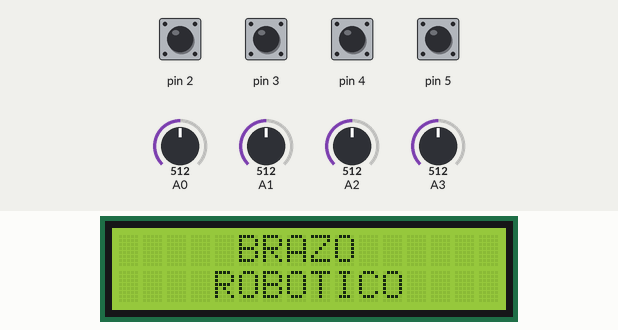
This sketch was run on a simulated Arduino Uno, built with avr-gcc and run on an emulated ATmega328P. Shown: 16×2 character LCD. The test bench sets the inputs (shaded band); at power-on: pin 2–5 HIGH, A0 = 512, A1 = 512, A2 = 512, A3 = 512. What the sketch prints to the serial monitor is not drawn.

Above: at 1.2 s.
1.3 s: pin 2 pulled LOW for 1 s
At 2.0 s:
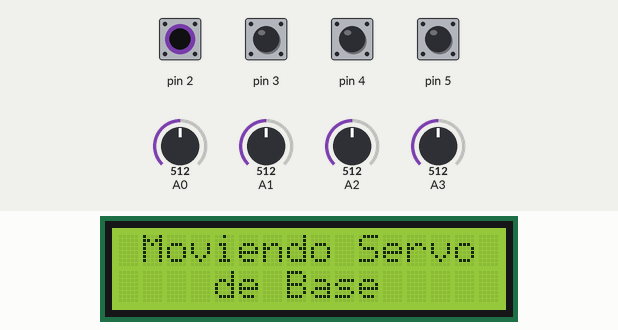
4.1 s: pin 3 pulled LOW for 1 s
At 5.3 s:
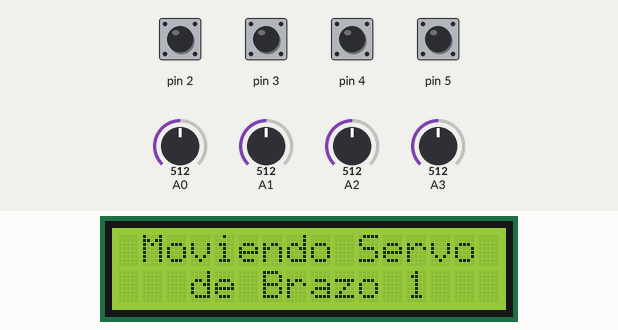
6.9 s: pin 5 pulled LOW for 1 s
At 8.1 s:
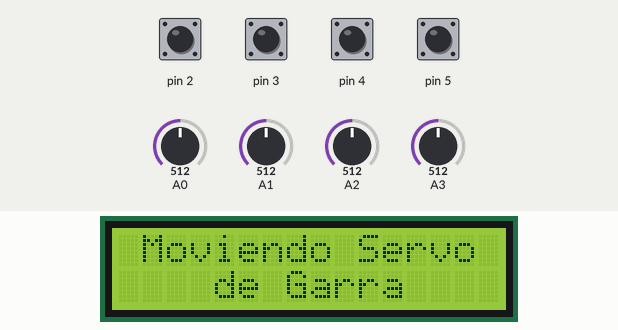
9.8 s: pin 4 pulled LOW for 1 s
At 11.0 s:
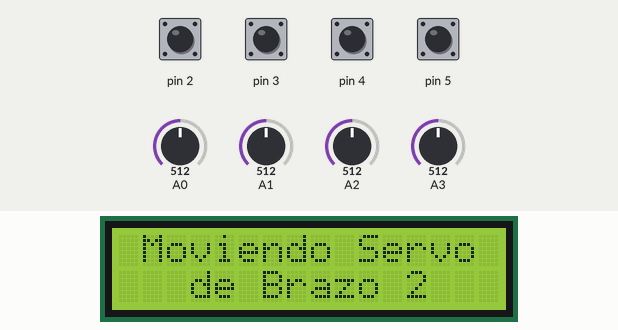
Timing chart, 0 to 12.8 s (numbered marks = the images above; inputs shaded):
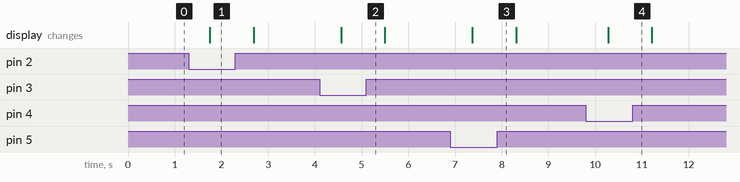

Measured:
- after the input at 1.3 s, the display: changes after 0.45 s (image 1)
- after the input at 4.1 s, the display: changes after 0.46 s (image 2)
- after the input at 6.9 s, the display: changes after 0.47 s (image 3)
- after the input at 9.8 s, the display: changes after 0.47 s (image 4)

The sketch:

arduino1.ino
```cpp
// ARDUINO MAESTRO
int adcValue; // Valor de Lectura del Potenciometro
char charNumero[4]; //Representación en Caracteres
String strNumero; //Convertir en Cadena

int convertedValuePot1;   // Valor convertido de 0 a 180 en Potenciometro 1
int convertedValuePot2;   // Valor convertido de 0 a 180 en Potenciometro 2
int convertedValuePot3;   // Valor convertido de 0 a 180 en Potenciometro 3
int convertedValuePot4;   // Valor convertido de 0 a 180 en Potenciometro 4

volatile bool pot1 = false;          //Bandera Potenciometro 1
volatile bool pot2 = false;          //Bandera Potenciometro 2
volatile bool pot3 = false;          //Bandera Potenciometro 3
volatile bool pot4 = false;          //Bandera Potenciometro 4

#include <Adafruit_LiquidCrystal.h> //Libreria para LCD
Adafruit_LiquidCrystal lcd_1(0); //Definir nombre y posicion de LCD

void setup() {
  // Configurar PD2 como entrada con pull-up
  DDRD &= ~(1 << DDD2);
  PORTD |= (1 << PORTD2);

  // Configurar PD3 como entrada con pull-up
  DDRD &= ~(1 << DDD3);
  PORTD |= (1 << PORTD3);

  // Configurar PD4 como entrada con pull-up
  DDRD &= ~(1 << DDD4);
  PORTD |= (1 << PORTD4);

  // Configurar PD5 como entrada con pull-up
  DDRD &= ~(1 << DDD5);
  PORTD |= (1 << PORTD5);

  //configuración de la interrupción
  PCIFR |= (1 << PCIF2); // Limpiar bandera de interrupción en el puerto D, ponemos en 1 para limpiar
  PCICR |= (1 << PCIE2); //habilitar el grupo de interrupciones del puerto D
  PCMSK2 |= (1 << PCINT18);  // Seleccionar el pin a monitorear en el registro PCMSK2, Bit 18 corresponde a PD2
  PCMSK2 |= (1 << PCINT19);  // Seleccionar el pin a monitorear en el registro PCMSK2, Bit 19 corresponde a PD3
  PCMSK2 |= (1 << PCINT20);  // Seleccionar el pin a monitorear en el registro PCMSK2, Bit 20 corresponde a PD4
  PCMSK2 |= (1 << PCINT21);  // Seleccionar el pin a monitorear en el registro PCMSK2, Bit 20 corresponde a PD5

  lcd_1.begin(16, 2);
  lcd_1.setCursor(0,0);
  lcd_1.print("     BRAZO      "); //Mostrar en LCD mensaje default
  lcd_1.setCursor (0,1);
  lcd_1.print("    ROBOTICO    ");

  Serial.begin(9600);
}

void loop() {
  if(pot1 == true){ //Cuando se activa la bandera del Potenciometro 1
    //Lectura Analogica
    ADMUX = 0;              //canal 0 = PC0 = A0
    // Configurar el pin como entrada
    DDRC &= ~(1 << PC0);
    //Vref interno = 01
    ADMUX &= ~(1<<REFS1);
    ADMUX |= (1<<REFS0);

    ADMUX &= ~(1<<ADLAR);     //ajuste a la derecha de la salida de 10 bits

    delay(20);  //esperar a que se estabilice el voltaje

    // Configurar el prescaler a 128, debe ser siempre menor a 200KHz
    ADCSRA |= (1 << ADPS2) | (1 << ADPS1) | (1 << ADPS0);

    ADCSRA |= (1 << ADEN);    // Habilitar el ADC

    ADCSRA |= (1 << ADSC);        // Iniciar la conversión
    while (ADCSRA & (1 << ADSC)); // Esperar a que la conversión termine
    uint16_t adcValue = ADC;      // obtener los 10 bits de la conversión ADCH:ADCL

    int EntradaPot1 = adcValue; //Obtener lectura del potenciometro 1
    convertedValuePot1 = map(EntradaPot1, 0, 1023, 0, 180); //Convertir los 1024 posibles datos del Potenciometro a 181 datos
    delay(200);

    //convertir int a string
    strNumero = convertedValuePot1;
    //convertir string a char
    strNumero.toCharArray(charNumero,4);
    Serial.write(charNumero);
    Serial.print('\n');
    delay(200);

    lcd_1.setCursor(0, 0); //Mostrar en LCD movimiento del Servo
    lcd_1.print(" Moviendo Servo ");
    lcd_1.setCursor(0, 1);
    lcd_1.print("    de Base     ");
  }

  if(pot2 == true){ //Cuando se activa la bandera del Potenciometro 2
    //Lectura Analogica
    ADMUX = 3;              //canal 3 = PC3 = A3
    // Configurar el pin como entrada
    DDRC &= ~(1 << PC3);
    //Vref interno = 01
    ADMUX &= ~(1<<REFS1);
    ADMUX |= (1<<REFS0);

    ADMUX &= ~(1<<ADLAR);     //ajuste a la derecha de la salida de 10 bits

    delay(20);  //esperar a que se estabilice el voltaje

    // Configurar el prescaler a 128, debe ser siempre menor a 200KHz
    ADCSRA |= (1 << ADPS2) | (1 << ADPS1) | (1 << ADPS0);

    ADCSRA |= (1 << ADEN);    // Habilitar el ADC

    ADCSRA |= (1 << ADSC);        // Iniciar la conversión
    while (ADCSRA & (1 << ADSC)); // Esperar a que la conversión termine
    uint16_t adcValue = ADC;      // obtener los 10 bits de la conversión ADCH:ADCL

    int EntradaPot2 = adcValue; //Obtener lectura del potenciometro 2
    convertedValuePot2 = map(EntradaPot2, 0, 1023, 130, 180); //Convertir los 1024 posibles datos del Potenciometro a datos entre 130-180
    delay(200);

    //convertir int a string
    strNumero = convertedValuePot2;
    //convertir string a char
    strNumero.toCharArray(charNumero,4);
    Serial.write(charNumero);
    Serial.print('\n');
    delay(200);

    lcd_1.setCursor(0, 0); //Mostrar en LCD movimiento del Servo 2
    lcd_1.print(" Moviendo Servo ");
    lcd_1.setCursor(0, 1);
    lcd_1.print("   de Brazo 1   ");
  }

  if(pot3 == true){ //Cuando se activa la bandera del Potenciometro 2
    //Lectura Analogica
    ADMUX = 2;              //canal 2 = PC2 = A2
    // Configurar el pin como entrada
    DDRC &= ~(1 << PC2);
    //Vref interno = 01
    ADMUX &= ~(1<<REFS1);
    ADMUX |= (1<<REFS0);

    ADMUX &= ~(1<<ADLAR);     //ajuste a la derecha de la salida de 10 bits

    delay(20);  //esperar a que se estabilice el voltaje

    // Configurar el prescaler a 128, debe ser siempre menor a 200KHz
    ADCSRA |= (1 << ADPS2) | (1 << ADPS1) | (1 << ADPS0);

    ADCSRA |= (1 << ADEN);    // Habilitar el ADC

    ADCSRA |= (1 << ADSC);        // Iniciar la conversión
    while (ADCSRA & (1 << ADSC)); // Esperar a que la conversión termine
    uint16_t adcValue = ADC;      // obtener los 10 bits de la conversión ADCH:ADCL

    int EntradaPot3 = adcValue; //Obtener lectura del potenciometro 3
    convertedValuePot3 = map(EntradaPot3, 0, 1023, 0, 180); //Convertir los 1024 posibles datos del Potenciometro a 181 datos
    Serial.println(convertedValuePot3);
    delay(200);

    //convertir int a string
    strNumero = convertedValuePot3;
    //convertir string a char
    strNumero.toCharArray(charNumero,4);
    Serial.write(charNumero);
    Serial.print('\n');
    delay(200);

    lcd_1.setCursor(0, 0); //Mostrar en LCD movimiento del Servo 3
    lcd_1.print(" Moviendo Servo ");
    lcd_1.setCursor(0, 1);
    lcd_1.print("   de Brazo 2   ");

  }

  if(pot4 == true){ //Cuando se activa la bandera del Potenciometro 4
    //Lectura Analogica
    ADMUX = 1;              //canal 1 = PC1 = A1
    // Configurar el pin como entrada
    DDRC &= ~(1 << PC2);
    //Vref interno = 01
    ADMUX &= ~(1<<REFS1);
    ADMUX |= (1<<REFS0);

    ADMUX &= ~(1<<ADLAR);     //ajuste a la derecha de la salida de 10 bits

    delay(20);  //esperar a que se estabilice el voltaje

    // Configurar el prescaler a 128, debe ser siempre menor a 200KHz
    ADCSRA |= (1 << ADPS2) | (1 << ADPS1) | (1 << ADPS0);

    ADCSRA |= (1 << ADEN);    // Habilitar el ADC

    ADCSRA |= (1 << ADSC);        // Iniciar la conversión
    while (ADCSRA & (1 << ADSC)); // Esperar a que la conversión termine
    uint16_t adcValue = ADC;      // obtener los 10 bits de la conversión ADCH:ADCL

    int EntradaPot4 = adcValue; //Obtener lectura del potenciometro 4
    convertedValuePot4 = map(EntradaPot4, 0, 1023, 0, 180); //Convertir los 1024 posibles datos del Potenciometro a 181 datos
    Serial.println(convertedValuePot4);
    delay(200);

    //convertir int a string
    strNumero = convertedValuePot4;
    //convertir string a char
    strNumero.toCharArray(charNumero,4);
    Serial.write(charNumero);
    Serial.print('\n');
    delay(200);

    lcd_1.setCursor(0, 0); //Mostrar en LCD movimiento del Servo 3
    lcd_1.print(" Moviendo Servo ");
    lcd_1.setCursor(0, 1);
    lcd_1.print("    de Garra    ");

  }

  if(pot1 == false && pot2 == false && pot3 == false && pot4 == false ){
  lcd_1.setCursor(0,0);
  lcd_1.print("     BRAZO      ");
  lcd_1.setCursor (0,1);
  lcd_1.print("    ROBOTICO    ");
  }
}

ISR(PCINT2_vect) {
  cli();
  // Si la entrada 2 permanece en 1
   	if ( PIND & (1 << PIND2)){
      pot1 = false; //Mantener bandera del potenciometro 1 falsa
    } else { //Si la entrada 2 cambia a 0
      pot1 = true; //Cambiar a bandera del potenciometro 1 a verdadera
    }
  sei(); // Habilitar interrupciones globales

  cli();
  // Si la entrada 3 permanece en 1
   	if ( PIND & (1 << PIND3) ) {
      pot2 = false; //Mantener bandera del potenciometro 2 falsa
    } else { //Si la entrada 3 cambia a 0
      pot2 = true; //Cambiar a bandera del potenciometro 2 a verdadera
    }
  sei(); // Habilitar interrupciones globales

  cli();
  // Si la entrada 4 permanece en 1
   	if ( PIND & (1 << PIND4) ) {
      pot3 = false; //Mantener bandera del potenciometro 3 falsa
    } else { //Si la entrada 2 cambia a 0
      pot3 = true; //Cambiar a bandera del potenciometro 3 a verdadera
    }
  sei(); // Habilitar interrupciones globales

  cli();
  // Si la entrada 5 permanece en 1
   	if ( PIND & (1 << PIND5) ) {
      pot4 = false; //Mantener bandera del potenciometro 4 falsa
    } else { //Si la entrada 5 cambia a 0
      pot4 = true; //Cambiar a bandera del potenciometro 4 a verdadera
    }
  sei(); // Habilitar interrupciones globales
}
```
